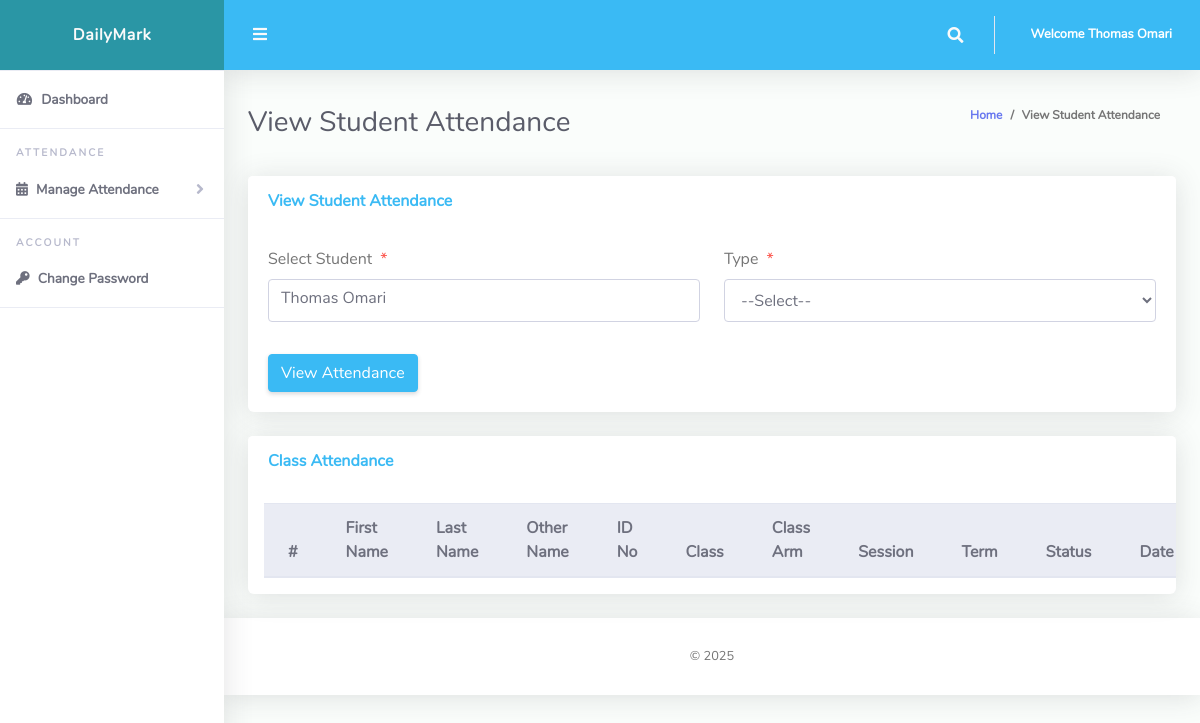
Screenshot of /ClassTeacher/viewStudentAttendance.php (signed in) with the database file from the repository.
### tables this page shows
CREATE TABLE `tblstudents` (
  `Id` int(10) NOT NULL,
  `firstName` varchar(255) NOT NULL,
  `lastName` varchar(255) NOT NULL,
  `otherName` varchar(255) NOT NULL,
  `admissionNumber` varchar(255) NOT NULL,
  `password` varchar(50) NOT NULL,
  `classId` varchar(10) NOT NULL,
  `classArmId` varchar(10) NOT NULL,
  `dateCreated` varchar(50) NOT NULL
);

### ClassTeacher/viewStudentAttendance.php (the view, shortened to what this page needs)
<?php
include '../Includes/dbcon.php';
?>
<!DOCTYPE html>
<html lang="en">
<head>
  <link href="../vendor/fontawesome-free/css/all.min.css" rel="stylesheet" type="text/css">
  <link href="../vendor/bootstrap/css/bootstrap.min.css" rel="stylesheet" type="text/css">
  <link href="css/ruang-admin.min.css" rel="stylesheet">
</head>
<body id="page-top">
  <div id="wrapper">
      <?php include "Includes/sidebar.php";?>
    <div id="content-wrapper" class="d-flex flex-column">
      <div id="content">
       <?php include "Includes/topbar.php";?>
        <div class="container-fluid" id="container-wrapper">
          <div class="d-sm-flex align-items-center justify-content-between mb-4">
            <h1 class="h3 mb-0 text-gray-800">View Student Attendance</h1>
            <ol class="breadcrumb">
              <li class="breadcrumb-item"><a href="./">Home</a></li>
              <li class="breadcrumb-item active" aria-current="page">View Student Attendance</li>
            </ol>
          </div>
          <div class="row">
            <div class="col-lg-12">
              <div class="card mb-4">
                <div class="card-header py-3 d-flex flex-row align-items-center justify-content-between">
                  <h6 class="m-0 font-weight-bold text-info">View Student Attendance</h6>
                </div>
                <div class="card-body">
                  <form method="post">
                    <div class="form-group row mb-3">
                        <div class="col-xl-6">
                        <label class="form-control-label">Select Student<span class="text-danger ml-2">*</span></label>
                        <?php
                        if ($_SESSION['userType'] == 'Parent') {
                          $query1 = mysqli_query($conn, "SELECT * FROM tblparent WHERE id = '$_SESSION[userId]'");
                          $parent = mysqli_fetch_assoc($query1);
                          $studentChildren = explode(',', $parent['student']);
                          echo ' <select required name="admissionNumber" class="form-control mb-3">';
                          echo '<option value="">--Select Student--</option>';
                          foreach ($studentChildren as $student) {
                            $qry = "SELECT * FROM tblstudents WHERE admissionNumber = '$student' ORDER BY firstName ASC";
                            $result = $conn->query($qry);
                            while ($rows = $result->fetch_assoc()) {
                              echo '<option value="' . $rows['admissionNumber'] . '">' . $rows['firstName'] . ' ' . $rows['lastName'] . '</option>';
                            }
                          }
                          echo '</select>';
                        } elseif ($_SESSION['userType'] == 'Student') {
                          $qry = "SELECT * FROM tblstudents WHERE admissionNumber = '$_SESSION[admissionNumber]'";
                          $result = $conn->query($qry);
                          $rows = $result->fetch_assoc();
                          echo '<p class="form-control mb-3">' . $rows['firstName'] . ' ' . $rows['lastName'] . '</p>';
                        }
                        ?>
                        </div>
                        <div class="col-xl-6">
                        <label class="form-control-label">Type<span class="text-danger ml-2">*</span></label>
                          <select required name="type" onchange="typeDropDown(this.value)" class="form-control mb-3">
                          <option value="">--Select--</option>
                        </select>
                        </div>
                    </div>
                    <button type="submit" name="view" class="btn btn-info">View Attendance</button>
                  </form>
                </div>
              </div>
                 <div class="row">
              <div class="col-lg-12">
              <div class="card mb-4">
                <div class="card-header py-3 d-flex flex-row align-items-center justify-content-between">
                  <h6 class="m-0 font-weight-bold text-info">Class Attendance</h6>
                </div>
                <div class="table-responsive p-3">
                  <table class="table align-items-center table-flush table-hover" id="dataTableHover">
                    <thead class="thead-light">
                      <tr>
                        <th>#</th>
                        <th>First Name</th>
                        <th>Last Name</th>
                        <th>Other Name</th>
                        <?php if ($_SESSION['userType'] != 'Parent') { ?>
                        <th>ID No</th>
                        <th>Class</th>
                        <th>Class Arm</th>
                        <th>Session</th>
                        <th>Term</th>
                        <?php } ?>
                        <th>Status</th>
                        <th>Date</th>
                      </tr>
                    </thead>
                  </table>
                </div>
              </div>
            </div>
            </div>
          </div>
        </div>
      </div>
       <?php include "Includes/footer.php";?>
    </div>
  </div>
</body>
</html>

### ClassTeacher/Includes/topbar.php (shortened to what this page needs)
<?php
include($_SERVER['DOCUMENT_ROOT'] . '/hamby/includes/dbcon.php');
$fullName = "Teacher";
if (!empty($_SESSION['userType']) && !empty($_SESSION['userId'])) {
    $userType = $_SESSION['userType'];
    $userId = $_SESSION['userId'];
    $query = "";
    if ($userType === 'Student') {
        $query = "SELECT firstName, lastName FROM tblstudents WHERE Id = ?";
    } elseif ($userType === 'Parent') {
        $query = "SELECT fn, mn, ln FROM tblparent WHERE id = ?";
    } elseif ($userType === 'Teacher') {
        $query = "SELECT firstName, lastName FROM tblclassteacher WHERE Id = ?";
    }
    if (!empty($query)) {
        if ($stmt = $conn->prepare($query)) {
            $stmt->bind_param("i", $userId);
            $stmt->execute();
            $result = $stmt->get_result();
            if ($row = $result->fetch_assoc()) {
                if ($userType === 'Parent') {
                    $fullName = $row['fn'] . " " . (!empty($row['mn']) ? $row['mn'] . " " : "") . $row['ln'];
                } else {
                    $fullName = $row['firstName'] . " " . $row['lastName'];
                }
            }
        }
    }
}
?>
<nav class="navbar navbar-expand navbar-light bg-info topbar mb-4 static-top">
    <button id="sidebarToggleTop" class="btn btn-link rounded-circle mr-3">
        <i class="fa fa-bars"></i>
    </button>
    <ul class="navbar-nav ml-auto">
        <li class="nav-item dropdown no-arrow">
            <a class="nav-link dropdown-toggle" href="#" id="searchDropdown" role="button" data-toggle="dropdown"
                aria-haspopup="true" aria-expanded="false">
                <i class="fas fa-search fa-fw"></i>
            </a>
        </li>
        <li class="nav-item dropdown no-arrow">
            <a class="nav-link dropdown-toggle" href="#" id="userDropdown" role="button" data-toggle="dropdown"
                aria-haspopup="true" aria-expanded="false">
                <span class="ml-2 d-none d-lg-inline text-white small">
                    <b>Welcome <?php echo htmlspecialchars($fullName); ?></b>
                </span>
            </a>
        </li>
    </ul>
</nav>

### rows the page displays
tblstudents: fullName "Thomas Omari", firstName "Thomas", lastName "Omari"
